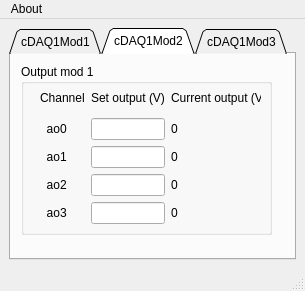
<?xml version="1.0" encoding="UTF-8"?>
<ui version="4.0">
 <class>MainWindow</class>
 <widget class="QMainWindow" name="MainWindow">
  <property name="geometry">
   <rect>
    <x>0</x>
    <y>0</y>
    <width>305</width>
    <height>291</height>
   </rect>
  </property>
  <property name="windowTitle">
   <string>cDAQ GUI Yellow lab</string>
  </property>
  <property name="windowIcon">
   <iconset>
    <normaloff>C:/Users/LocalAdmin/Documents/Python Scripts/NewFocus/Images/cDAQ.png</normaloff>C:/Users/LocalAdmin/Documents/Python Scripts/NewFocus/Images/cDAQ.png</iconset>
  </property>
  <widget class="QWidget" name="centralwidget">
   <property name="minimumSize">
    <size>
     <width>300</width>
     <height>250</height>
    </size>
   </property>
   <layout class="QGridLayout" name="gridLayout">
    <item row="0" column="0">
     <widget class="QTabWidget" name="TabWidgetcDAQ">
      <property name="mouseTracking">
       <bool>false</bool>
      </property>
      <property name="tabShape">
       <enum>QTabWidget::Triangular</enum>
      </property>
      <property name="currentIndex">
       <number>1</number>
      </property>
      <property name="tabBarAutoHide">
       <bool>false</bool>
      </property>
      <widget class="QWidget" name="cDAQ1Mod1">
       <attribute name="title">
        <string>cDAQ1Mod1</string>
       </attribute>
       <layout class="QGridLayout" name="gridLayout_5">
        <item row="0" column="1">
         <widget class="QGroupBox" name="groupBox">
          <property name="title">
           <string/>
          </property>
          <widget class="QGroupBox" name="cDAQ1Mod2Groupbox">
           <property name="geometry">
            <rect>
             <x>0</x>
             <y>0</y>
             <width>251</width>
             <height>171</height>
            </rect>
           </property>
           <property name="title">
            <string>Output mod 1</string>
           </property>
           <widget class="QWidget" name="gridLayoutWidget">
            <property name="geometry">
             <rect>
              <x>19</x>
              <y>19</y>
              <width>221</width>
              <height>141</height>
             </rect>
            </property>
            <layout class="QGridLayout" name="gridLayout_7">
             <item row="2" column="0">
              <widget class="QLabel" name="cDAQ1Mod1ao1label">
               <property name="text">
                <string>  ao1</string>
               </property>
              </widget>
             </item>
             <item row="4" column="0">
              <widget class="QLabel" name="cDAQ1Mod1ao3label">
               <property name="text">
                <string>  ao3</string>
               </property>
              </widget>
             </item>
             <item row="0" column="2">
              <widget class="QLabel" name="cDAQ1Mod1ActualOLabel">
               <property name="text">
                <string>Current output (V)</string>
               </property>
              </widget>
             </item>
             <item row="0" column="0">
              <widget class="QLabel" name="cDAQ1Mod1ChannelLabel">
               <property name="text">
                <string>Channel</string>
               </property>
              </widget>
             </item>
             <item row="3" column="0">
              <widget class="QLabel" name="cDAQ1Mod1ao2label">
               <property name="text">
                <string>  ao2</string>
               </property>
              </widget>
             </item>
             <item row="3" column="1">
              <widget class="QLineEdit" name="cDAQ1Mod1ao2OLabel"/>
             </item>
             <item row="1" column="1">
              <widget class="QLineEdit" name="cDAQ1Mod1ao0OLabel"/>
             </item>
             <item row="2" column="1">
              <widget class="QLineEdit" name="cDAQ1Mod1ao1OLabel"/>
             </item>
             <item row="4" column="1">
              <widget class="QLineEdit" name="cDAQ1Mod1ao3OLabel"/>
             </item>
             <item row="1" column="0">
              <widget class="QLabel" name="cDAQ1Mod1ao0label">
               <property name="text">
                <string>  ao0</string>
               </property>
              </widget>
             </item>
             <item row="0" column="1">
              <widget class="QLabel" name="cDAQ1Mod1SetOLabel">
               <property name="text">
                <string>Set output (V)</string>
               </property>
              </widget>
             </item>
             <item row="1" column="2">
              <widget class="QLabel" name="cDAQ1Mod1ao0COLabel">
               <property name="text">
                <string>0</string>
               </property>
              </widget>
             </item>
             <item row="2" column="2">
              <widget class="QLabel" name="cDAQ1Mod1ao1COLabel">
               <property name="text">
                <string>0</string>
               </property>
              </widget>
             </item>
             <item row="3" column="2">
              <widget class="QLabel" name="cDAQ1Mod1ao2COLabel">
               <property name="text">
                <string>0</string>
               </property>
              </widget>
             </item>
             <item row="4" column="2">
              <widget class="QLabel" name="cDAQ1Mod1ao3COLabel">
               <property name="text">
                <string>0</string>
               </property>
              </widget>
             </item>
            </layout>
           </widget>
          </widget>
         </widget>
        </item>
       </layout>
      </widget>
      <widget class="QWidget" name="TabWidgetcDAQModsTab2">
       <attribute name="title">
        <string>cDAQ1Mod2</string>
       </attribute>
       <widget class="QGroupBox" name="cDAQ1Mod2Groupbox_2">
        <property name="geometry">
         <rect>
          <x>10</x>
          <y>10</y>
          <width>251</width>
          <height>171</height>
         </rect>
        </property>
        <property name="title">
         <string>Output mod 1</string>
        </property>
        <widget class="QWidget" name="gridLayoutWidget_3">
         <property name="geometry">
          <rect>
           <x>19</x>
           <y>19</y>
           <width>221</width>
           <height>141</height>
          </rect>
         </property>
         <layout class="QGridLayout" name="gridLayout_9">
          <item row="2" column="0">
           <widget class="QLabel" name="cDAQ2Mod1ao1label">
            <property name="text">
             <string>  ao1</string>
            </property>
           </widget>
          </item>
          <item row="4" column="0">
           <widget class="QLabel" name="cDAQ1Mod2ao3label">
            <property name="text">
             <string>  ao3</string>
            </property>
           </widget>
          </item>
          <item row="0" column="2">
           <widget class="QLabel" name="cDAQ1Mod2ActualOLabel">
            <property name="text">
             <string>Current output (V)</string>
            </property>
           </widget>
          </item>
          <item row="0" column="0">
           <widget class="QLabel" name="cDAQ1Mod2ChannelLabel">
            <property name="text">
             <string>Channel</string>
            </property>
           </widget>
          </item>
          <item row="3" column="0">
           <widget class="QLabel" name="cDAQ2Mod2ao2label">
            <property name="text">
             <string>  ao2</string>
            </property>
           </widget>
          </item>
          <item row="3" column="1">
           <widget class="QLineEdit" name="cDAQ1Mod2ao2OLabel"/>
          </item>
          <item row="1" column="1">
           <widget class="QLineEdit" name="cDAQ1Mod2ao0OLabel"/>
          </item>
          <item row="2" column="1">
           <widget class="QLineEdit" name="cDAQ1Mod2ao1OLabel"/>
          </item>
          <item row="4" column="1">
           <widget class="QLineEdit" name="cDAQ1Mod2ao3OLabel"/>
          </item>
          <item row="1" column="0">
           <widget class="QLabel" name="cDAQ1Mod2ao0label">
            <property name="text">
             <string>  ao0</string>
            </property>
           </widget>
          </item>
          <item row="0" column="1">
           <widget class="QLabel" name="cDAQ1Mod2SetOLabel">
            <property name="text">
             <string>Set output (V)</string>
            </property>
           </widget>
          </item>
          <item row="1" column="2">
           <widget class="QLabel" name="cDAQ1Mod2ao0COLabel">
            <property name="text">
             <string>0</string>
            </property>
           </widget>
          </item>
          <item row="2" column="2">
           <widget class="QLabel" name="cDAQ1Mod2ao1COLabel">
            <property name="text">
             <string>0</string>
            </property>
           </widget>
          </item>
          <item row="3" column="2">
           <widget class="QLabel" name="cDAQ1Mod2ao2COLabel">
            <property name="text">
             <string>0</string>
            </property>
           </widget>
          </item>
          <item row="4" column="2">
           <widget class="QLabel" name="cDAQ1Mod2ao3COLabel">
            <property name="text">
             <string>0</string>
            </property>
           </widget>
          </item>
         </layout>
        </widget>
       </widget>
      </widget>
      <widget class="QWidget" name="tab_4">
       <attribute name="title">
        <string>cDAQ1Mod3</string>
       </attribute>
       <layout class="QGridLayout" name="gridLayout_6">
        <item row="1" column="0">
         <widget class="QGroupBox" name="groupBox_2">
          <property name="title">
           <string>Input mod 3</string>
          </property>
          <widget class="QWidget" name="gridLayoutWidget_2">
           <property name="geometry">
            <rect>
             <x>20</x>
             <y>20</y>
             <width>111</width>
             <height>141</height>
            </rect>
           </property>
           <layout class="QGridLayout" name="gridLayout_8">
            <item row="2" column="0">
             <widget class="QLabel" name="cDAQ1Mod3ai1label">
              <property name="text">
               <string>  ai1</string>
              </property>
             </widget>
            </item>
            <item row="4" column="0">
             <widget class="QLabel" name="cDAQ1Mod3ai3label">
              <property name="text">
               <string>  ai3</string>
              </property>
             </widget>
            </item>
            <item row="3" column="0">
             <widget class="QLabel" name="cDAQ1Mod3ai2label">
              <property name="text">
               <string>  ai2</string>
              </property>
             </widget>
            </item>
            <item row="0" column="0">
             <widget class="QLabel" name="cDAQ1Mod3ChannelLabel">
              <property name="text">
               <string>Channel</string>
              </property>
             </widget>
            </item>
            <item row="0" column="1">
             <widget class="QLabel" name="cDAQ1Mod3InputLabel">
              <property name="text">
               <string>Input (V)</string>
              </property>
             </widget>
            </item>
            <item row="1" column="0">
             <widget class="QLabel" name="cDAQ1Mod3ai0label">
              <property name="text">
               <string>  ai0</string>
              </property>
             </widget>
            </item>
            <item row="1" column="1">
             <widget class="QLabel" name="cDAQ1Mod3ai0InputLabel">
              <property name="text">
               <string>0</string>
              </property>
             </widget>
            </item>
            <item row="2" column="1">
             <widget class="QLabel" name="cDAQ1Mod3ai1InputLabel">
              <property name="text">
               <string>0</string>
              </property>
             </widget>
            </item>
            <item row="3" column="1">
             <widget class="QLabel" name="cDAQ1Mod3ai2InputLabel">
              <property name="text">
               <string>0</string>
              </property>
             </widget>
            </item>
            <item row="4" column="1">
             <widget class="QLabel" name="cDAQ1Mod3ai3InputLabel">
              <property name="text">
               <string>0</string>
              </property>
             </widget>
            </item>
           </layout>
          </widget>
          <widget class="QCheckBox" name="checkBoxcDAQ1Mod3LiveDat">
           <property name="geometry">
            <rect>
             <x>10</x>
             <y>170</y>
             <width>287</width>
             <height>17</height>
            </rect>
           </property>
           <property name="text">
            <string>Acquire live data</string>
           </property>
          </widget>
         </widget>
        </item>
       </layout>
      </widget>
     </widget>
    </item>
   </layout>
  </widget>
  <widget class="QMenuBar" name="menubar">
   <property name="geometry">
    <rect>
     <x>0</x>
     <y>0</y>
     <width>305</width>
     <height>21</height>
    </rect>
   </property>
   <widget class="QMenu" name="menuAbout">
    <property name="toolTip">
     <string/>
    </property>
    <property name="statusTip">
     <string>Some generic information on this GUI</string>
    </property>
    <property name="title">
     <string>About</string>
    </property>
    <addaction name="actionMANN"/>
   </widget>
   <addaction name="menuAbout"/>
  </widget>
  <widget class="QStatusBar" name="statusbar"/>
  <action name="actionMANN">
   <property name="text">
    <string>MANN</string>
   </property>
  </action>
 </widget>
 <tabstops>
  <tabstop>cDAQ1Mod1ao0OLabel</tabstop>
  <tabstop>cDAQ1Mod1ao1OLabel</tabstop>
  <tabstop>cDAQ1Mod1ao2OLabel</tabstop>
  <tabstop>cDAQ1Mod1ao3OLabel</tabstop>
 </tabstops>
 <resources/>
 <connections/>
</ui>
